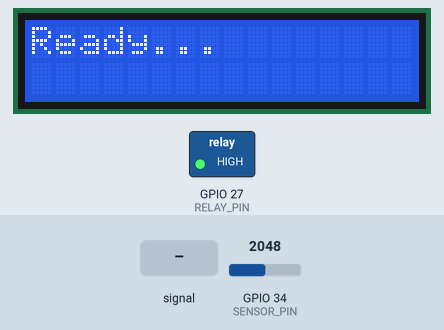
Simulated run of this sketch. Board: ESP32. Shown: 16×2 character LCD, switched loads named in the sketch (green lamp = pin HIGH). The test bench sets the inputs (shaded band); at power-on: GPIO 34 (SENSOR_PIN) = 2048. The modem accepts every AT command (registered, SIM ready, sends succeed) and sends nothing else; what the sketch prints to the serial monitor is not drawn.

Above: at 3.2 s.
At 10.2 s:
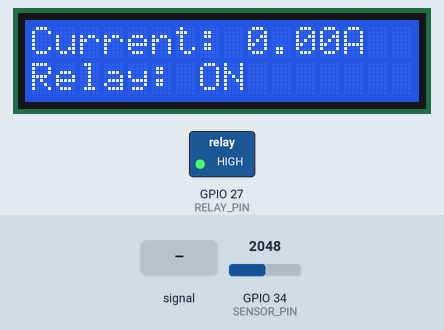
10.3 s: GPIO 34 (SENSOR_PIN) fed a 200 Hz sine of ±1023 counts around its level
At 13.1 s:
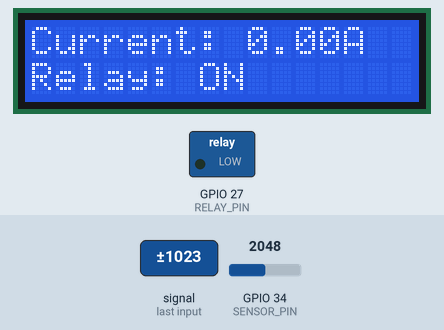
At 17.6 s:
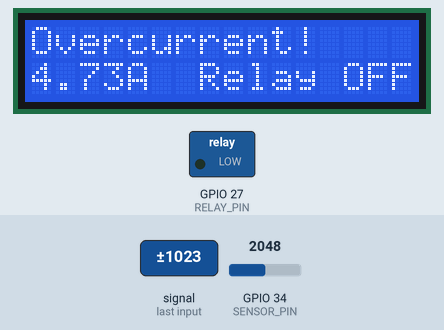
Timing chart, 0 to 19.1 s (numbered marks = the images above; inputs shaded):
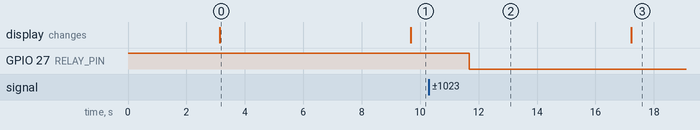

Measured:
- after the input at 10.3 s, GPIO 27 (RELAY_PIN): HIGH → LOW after 1.4 s
- what the display in image 0 shows lasts 6.6 s, from 3.1 s to 9.7 s

The sketch:

electricitytheftdetction.ino
```cpp
// author: CoreComet industries pvt ltd.
// Electricity theft detection system using ESP32
#include <Wire.h>
#include <LiquidCrystal_I2C.h>

// Initialize LCD with I2C address 0x27 (change to 0x3F if needed)
LiquidCrystal_I2C lcd(0x27, 16, 2);

#define SENSOR_PIN 34   // ACS712 OUT connected to GPIO 34 (ADC1_CH6)
float sensitivity = 0.185;       // For ACS712-5A: 0.185 V/A; 20A: 0.100; 30A: 0.066
float vRef = 0.0;                // Auto-calibrated zero-current voltage
const int sampleWindow = 1000;   // Sampling duration in milliseconds

// Divider: 1k to ACS712 output, 2k to GND
const float voltageDividerFactor = 1.5;

// ADC settings
const float ADC_REF_VOLTAGE = 3.3;   // ESP32 ADC reference
const int ADC_RESOLUTION = 4095;     // 12-bit ADC

// -----------------------------
// Added GSM + Relay configuration
// -----------------------------
#define RELAY_PIN 27           // Relay connected to GPIO 27
#define RXD2 16                // ESP32 RX2 ← SIM800L TX
#define TXD2 17                // ESP32 TX2 → SIM800L RX
#define PHONE_NUMBER "+91XXXXXXXXXX"  // Replace with your number
#define CURRENT_THRESHOLD 2.0  // Overcurrent threshold in Amps
bool alertSent = false;        // To avoid multiple SMS for same event
// -----------------------------

void setup() {
  Serial.begin(115200);
  Serial2.begin(9600, SERIAL_8N1, RXD2, TXD2);  // Initialize GSM serial
  pinMode(RELAY_PIN, OUTPUT);
  digitalWrite(RELAY_PIN, HIGH);  // Relay ON (assuming active LOW relay)

  // ----------------------
  // LCD Initialization
  // ----------------------
  lcd.init();
  lcd.backlight();
  lcd.clear();
  lcd.setCursor(0, 0);
  lcd.print("Initializing...");

  // ----------------------

  delay(2000); // Allow sensor to stabilize
  vRef = readZeroCurrentVoltage(SENSOR_PIN);

  Serial.print("Calibrated vRef (no current): ");
  Serial.print(vRef, 3);
  Serial.println(" V");

  lcd.clear();

  lcd.setCursor(0, 0);
  lcd.print("Ready...");

  sendSMS("System Ready. Monitoring current...");
}

void loop() {
  float rmsCurrent = getRMSCurrent(SENSOR_PIN);
  Serial.print("RMS Current: ");
  Serial.print(rmsCurrent, 3);
  Serial.println(" A");

  // ---------- Added Overcurrent Protection ----------
  if (rmsCurrent > CURRENT_THRESHOLD) {
    digitalWrite(RELAY_PIN, LOW); // Trip relay (cutoff)
    if (!alertSent) {
      Serial.println(" Overcurrent detected! Relay tripped.");
      sendSMS(" Overcurrent detected. electricity theft detected! Supply cutoff activated.");
      alertSent = true;
    }

    lcd.clear();
    lcd.setCursor(0, 0);
    lcd.print("Overcurrent!");
    lcd.setCursor(0, 1);
    lcd.print(rmsCurrent, 2);
    lcd.print("A  Relay OFF");
  }
  else {
    digitalWrite(RELAY_PIN, HIGH); // Normal ON
    alertSent = false; // Reset flag when current back to normal

    lcd.clear();
    lcd.setCursor(0, 0);
    lcd.print("Current:");
    lcd.setCursor(9, 0);
    lcd.print(rmsCurrent, 2);
    lcd.print("A");
    lcd.setCursor(0, 1);
    lcd.print("Relay: ON ");
  }
  // --------------------------------------------------

  delay(1000);
}

// ----------------------
// Original Current Code (Unchanged)
// ----------------------

// Auto-calibrate zero-current voltage
float readZeroCurrentVoltage(int pin) {
  long sum = 0;
  const int samples = 500;

  for (int i = 0; i < samples; i++) {
    sum += analogRead(pin);
    delay(2);
  }

  float avgADC = sum / (float)samples;
  float vADC = (avgADC * ADC_REF_VOLTAGE) / ADC_RESOLUTION;
  return vADC * voltageDividerFactor; // Convert to actual ACS712 voltage
}

// Measure RMS current
float getRMSCurrent(int pin) {
  unsigned long start = millis();
  float sumSquares = 0;
  int count = 0;

  while (millis() - start < sampleWindow) {
    int adc = analogRead(pin);
    float vADC = (adc * ADC_REF_VOLTAGE) / ADC_RESOLUTION;
    float vSensor = vADC * voltageDividerFactor;
    float current = (vSensor - vRef) / sensitivity;
    sumSquares += current * current;
    count++;
  }

  float meanSquare = sumSquares / count;
  return sqrt(meanSquare);
}

// ----------------------
// GSM SMS Function (Unchanged)
// ----------------------
void sendSMS(String message) {
  Serial.println("Sending SMS: " + message);
  Serial2.println("AT+CMGF=1"); // Set SMS to text mode
  delay(1000);
  Serial2.print("AT+CMGS=\"");
  Serial2.print(PHONE_NUMBER);
  Serial2.println("\"");
  delay(1000);
  Serial2.print(message);
  delay(500);
  Serial2.write(26); // Ctrl+Z to send SMS
  delay(3000);
  Serial.println("SMS sent.");
}
```
